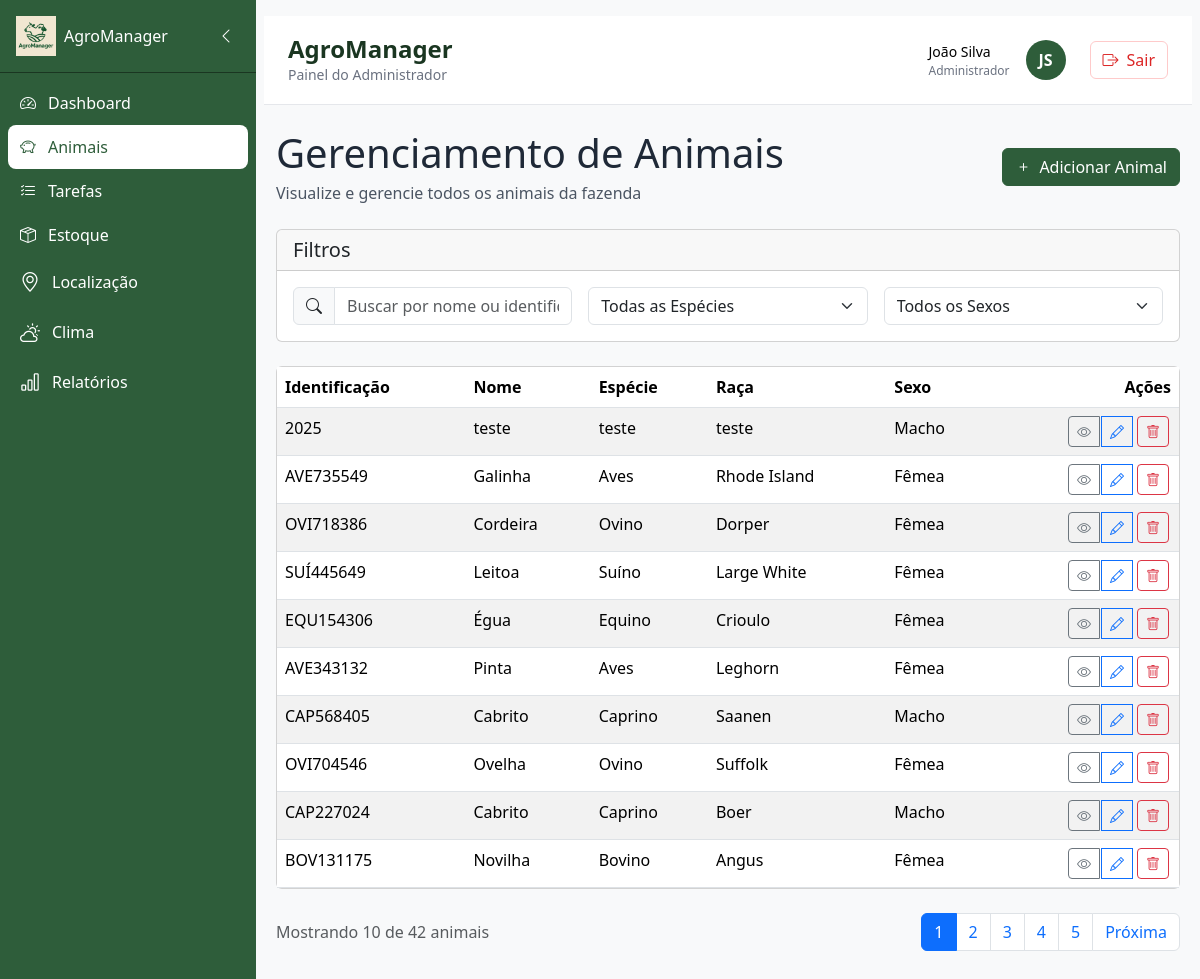
The app's page /animais/animais/, older data.
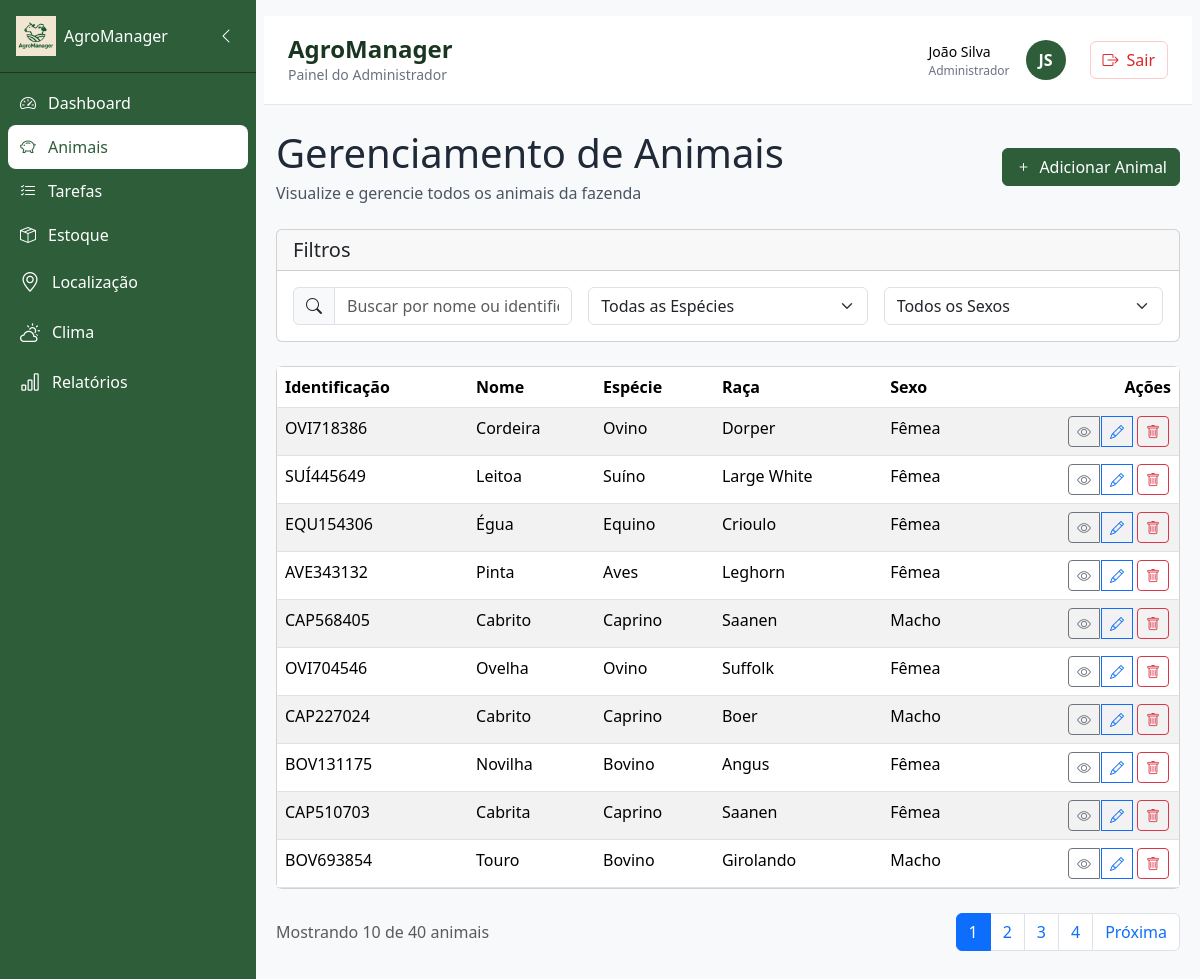
The same page, newer data.
### apps/animal/models.py (models this page shows, shortened)
class Animal(models.Model):
    SEXO_CHOICES = [
        ("Macho", "Macho"),
        ("Fêmea", "Fêmea"),
    ]
    FINALIDADE_CHOICES = [
        ("Leite", "Leite"),
        ("Corte", "Corte"),
        ("Reprodução", "Reprodução"),
        ("Venda", "Venda"),
    ]
    ORIGEM_CHOICES = [
        ("Compra", "Compra"),
        ("Nascimento Interno", "Nascimento Interno"),
        ("Doação", "Doação"),
    ]
    id = models.AutoField(primary_key=True)
    nome = models.CharField(max_length=50)
    especie = models.CharField(max_length=30)
    raca = models.CharField(max_length=30, blank=True, null=True)
    sexo = models.CharField(max_length=10, choices=SEXO_CHOICES)
    data_nascimento = models.DateField()
    numero_identificacao = models.CharField(max_length=20,blank=True,null=True,unique=True)
    finalidade = models.CharField(max_length=20,choices=FINALIDADE_CHOICES,blank=True,null=True)
    peso_inicial = models.DecimalField(max_digits=8,decimal_places=2,blank=True,null=True)
    observacoes = models.TextField(blank=True,null=True)
    data_aquisicao = models.DateField(blank=True,null=True)
    origem = models.CharField(max_length=20,choices=ORIGEM_CHOICES,blank=True,null=True)
    valor_compra = models.DecimalField(max_digits=10,decimal_places=2,default=0.00)
    data_criacao = models.DateTimeField(default=timezone.now)
    class Meta:
        verbose_name = "Animal"
        verbose_name_plural = "Animais"
        ordering = ['-id']

### apps/animal/views.py (the view)
# urls.py: path('animais/', views.listar_animais, name='listar_animais'),  #Mostra todos os animais cadastrados.
def listar_animais(request):
    animais_list = Animal.objects.all().order_by('-id')
    search_term = request.GET.get('search', '')
    especie_filter = request.GET.get('especie', '')
    sexo_filter = request.GET.get('sexo', '')
    if search_term:
        animais_list = animais_list.filter(
            Q(nome__icontains=search_term) |
            Q(numero_identificacao__icontains=search_term)
        )
    if especie_filter:
        animais_list = animais_list.filter(especie=especie_filter)
    if sexo_filter:
        animais_list = animais_list.filter(sexo=sexo_filter)
    paginator = Paginator(animais_list, 10)  # 10 animais por página
    page_number = request.GET.get('page')
    page_obj = paginator.get_page(page_number)
    context = {
        'animais': page_obj,
        'total_animais': animais_list.count(),
        'page_obj': page_obj,
        'is_paginated': paginator.num_pages > 1,
    }
    return render(request, 'listar_animais.html', context)

### templates/listar_animais.html (shortened to what the changed rows need)
{% extends 'base.html'%} {% load static %} {% block content %}
    <div class="container-fluid py-4">
        <div class="space-y-6">
            <div class="d-flex justify-content-between align-items-center">
                <div>
                    <h1 class="text-gray-900 mb-1">Gerenciamento de Animais</h1>
                </div>
            </div>
            <div class="card">
                <div class="card-body p-0">
                    <div class="table-responsive">
                        <table class="table table-striped table-hover mb-0">
                            <thead>
                                <tr>
                                    <th>Identificação</th>
                                    <th>Nome</th>
                                    <th>Espécie</th>
                                    <th>Raça</th>
                                    <th>Sexo</th>
                                    <th class="text-end">Ações</th>
                                </tr>
                            </thead>
                            <tbody>
                                {% for animal in animais %}
                                <tr>
                                    <td>{{ animal.numero_identificacao|default:"-" }}</td>
                                    <td>{{ animal.nome }}</td>
                                    <td>{{ animal.especie }}</td>
                                    <td>{{ animal.raca|default:"-" }}</td>
                                    <td>{{ animal.sexo }}</td>
                                    <td class="text-end">
                                        <div class="btn-group">
                                            <a href="{% url 'detalhe_animal' animal.id %}" class="btn btn-sm btn-outline-secondary">
                                                <i class="bi bi-eye"></i>
                                            </a>
                                            <a href="{% url 'editar_animal' animal_id=animal.pk %}" class="btn btn-sm btn-outline-primary">
                                                <i class="bi bi-pencil"></i>
                                            </a>
                                            <form method="post" action="{% url 'deletar_animal' animal.id %}" class="d-inline">
                                                <button type="submit" class="btn btn-sm btn-outline-danger"
                                                    onclick="return confirm('Tem certeza que deseja excluir o animal {{ animal.nome }}?')">
                                                    <i class="bi bi-trash"></i>
                                                </button>
                                            </form>
                                        </div>
                                    </td>
                                </tr>
                                {% endfor %}
                            </tbody>
                        </table>
                    </div>
                </div>
            </div>
            <div class="d-flex justify-content-between align-items-center">
                <p class="text-muted mb-0">
                    Mostrando {{ animais|length }} de {{ total_animais }} animais
                </p>
                {% if is_paginated %}
                <nav>
                    <ul class="pagination mb-0">
                        {% for num in page_obj.paginator.page_range %}
                        <li class="page-item {% if page_obj.number == num %}active{% endif %}">
                            <a class="page-link" href="?page={{ num }}">{{ num }}</a>
                        </li>
                        {% endfor %}
                    </ul>
                </nav>
                {% endif %}
            </div>
        </div>
    </div>
{% endblock %}

Row changes from the older to the newer data that the page shows:
removed Animal: numero_identificacao "2025", nome "teste", especie "teste", raca "teste", sexo "Macho"
removed Animal: numero_identificacao "AVE735549", nome "Galinha", especie "Aves", raca "Rhode Island", sexo "Fêmea"
now on this page (row unchanged): Animal: numero_identificacao "CAP510703", nome "Cabrita", especie "Caprino", raca "Saanen", sexo "Fêmea"
now on this page (row unchanged): Animal: numero_identificacao "BOV693854", nome "Touro", especie "Bovino", raca "Girolando", sexo "Macho"
Text that changed along with them:
{{ total_animais }}: "42" → "40"
list line gone: "5"
